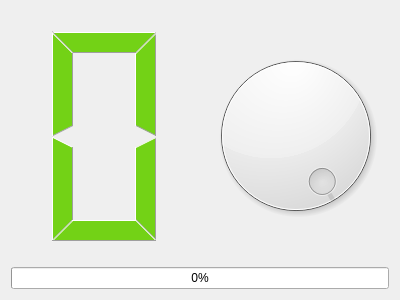
<?xml version="1.0" encoding="UTF-8"?>
<ui version="4.0">
 <class>MainWindow</class>
 <widget class="QMainWindow" name="MainWindow">
  <property name="geometry">
   <rect>
    <x>0</x>
    <y>0</y>
    <width>400</width>
    <height>300</height>
   </rect>
  </property>
  <property name="windowTitle">
   <string>MainWindow</string>
  </property>
  <widget class="QWidget" name="centralWidget">
   <layout class="QGridLayout" name="gridLayout_2">
    <item row="0" column="0">
     <layout class="QGridLayout" name="gridLayout">
      <item row="0" column="0">
       <widget class="QLCDNumber" name="lcdNumber">
        <property name="palette">
         <palette>
          <active>
           <colorrole role="WindowText">
            <brush brushstyle="SolidPattern">
             <color alpha="255">
              <red>115</red>
              <green>210</green>
              <blue>22</blue>
             </color>
            </brush>
           </colorrole>
           <colorrole role="Text">
            <brush brushstyle="SolidPattern">
             <color alpha="255">
              <red>239</red>
              <green>41</green>
              <blue>41</blue>
             </color>
            </brush>
           </colorrole>
           <colorrole role="BrightText">
            <brush brushstyle="SolidPattern">
             <color alpha="255">
              <red>136</red>
              <green>138</green>
              <blue>133</blue>
             </color>
            </brush>
           </colorrole>
           <colorrole role="ButtonText">
            <brush brushstyle="SolidPattern">
             <color alpha="255">
              <red>239</red>
              <green>41</green>
              <blue>41</blue>
             </color>
            </brush>
           </colorrole>
           <colorrole role="ToolTipText">
            <brush brushstyle="SolidPattern">
             <color alpha="255">
              <red>164</red>
              <green>0</green>
              <blue>0</blue>
             </color>
            </brush>
           </colorrole>
           <colorrole role="PlaceholderText">
            <brush brushstyle="SolidPattern">
             <color alpha="128">
              <red>239</red>
              <green>41</green>
              <blue>41</blue>
             </color>
            </brush>
           </colorrole>
          </active>
          <inactive>
           <colorrole role="WindowText">
            <brush brushstyle="SolidPattern">
             <color alpha="255">
              <red>115</red>
              <green>210</green>
              <blue>22</blue>
             </color>
            </brush>
           </colorrole>
           <colorrole role="Text">
            <brush brushstyle="SolidPattern">
             <color alpha="255">
              <red>239</red>
              <green>41</green>
              <blue>41</blue>
             </color>
            </brush>
           </colorrole>
           <colorrole role="BrightText">
            <brush brushstyle="SolidPattern">
             <color alpha="255">
              <red>136</red>
              <green>138</green>
              <blue>133</blue>
             </color>
            </brush>
           </colorrole>
           <colorrole role="ButtonText">
            <brush brushstyle="SolidPattern">
             <color alpha="255">
              <red>239</red>
              <green>41</green>
              <blue>41</blue>
             </color>
            </brush>
           </colorrole>
           <colorrole role="ToolTipText">
            <brush brushstyle="SolidPattern">
             <color alpha="255">
              <red>164</red>
              <green>0</green>
              <blue>0</blue>
             </color>
            </brush>
           </colorrole>
           <colorrole role="PlaceholderText">
            <brush brushstyle="SolidPattern">
             <color alpha="128">
              <red>239</red>
              <green>41</green>
              <blue>41</blue>
             </color>
            </brush>
           </colorrole>
          </inactive>
          <disabled>
           <colorrole role="WindowText">
            <brush brushstyle="SolidPattern">
             <color alpha="96">
              <red>164</red>
              <green>166</green>
              <blue>168</blue>
             </color>
            </brush>
           </colorrole>
           <colorrole role="Text">
            <brush brushstyle="SolidPattern">
             <color alpha="96">
              <red>164</red>
              <green>166</green>
              <blue>168</blue>
             </color>
            </brush>
           </colorrole>
           <colorrole role="BrightText">
            <brush brushstyle="SolidPattern">
             <color alpha="255">
              <red>136</red>
              <green>138</green>
              <blue>133</blue>
             </color>
            </brush>
           </colorrole>
           <colorrole role="ButtonText">
            <brush brushstyle="SolidPattern">
             <color alpha="96">
              <red>164</red>
              <green>166</green>
              <blue>168</blue>
             </color>
            </brush>
           </colorrole>
           <colorrole role="ToolTipText">
            <brush brushstyle="SolidPattern">
             <color alpha="255">
              <red>164</red>
              <green>0</green>
              <blue>0</blue>
             </color>
            </brush>
           </colorrole>
           <colorrole role="PlaceholderText">
            <brush brushstyle="SolidPattern">
             <color alpha="128">
              <red>208</red>
              <green>208</green>
              <blue>208</blue>
             </color>
            </brush>
           </colorrole>
          </disabled>
         </palette>
        </property>
        <property name="frameShape">
         <enum>QFrame::NoFrame</enum>
        </property>
        <property name="frameShadow">
         <enum>QFrame::Raised</enum>
        </property>
        <property name="lineWidth">
         <number>2</number>
        </property>
        <property name="smallDecimalPoint">
         <bool>false</bool>
        </property>
        <property name="digitCount">
         <number>1</number>
        </property>
        <property name="segmentStyle">
         <enum>QLCDNumber::Filled</enum>
        </property>
        <property name="value" stdset="0">
         <double>0.000000000000000</double>
        </property>
        <property name="intValue" stdset="0">
         <number>0</number>
        </property>
       </widget>
      </item>
      <item row="0" column="1">
       <widget class="QDial" name="dial">
        <property name="maximum">
         <number>10</number>
        </property>
        <property name="value">
         <number>10</number>
        </property>
        <property name="orientation">
         <enum>Qt::Vertical</enum>
        </property>
       </widget>
      </item>
      <item row="1" column="0" colspan="2">
       <widget class="QProgressBar" name="progressBar">
        <property name="maximum">
         <number>10</number>
        </property>
        <property name="value">
         <number>0</number>
        </property>
       </widget>
      </item>
     </layout>
    </item>
   </layout>
  </widget>
 </widget>
 <layoutdefault spacing="6" margin="11"/>
 <resources/>
 <connections>
  <connection>
   <sender>dial</sender>
   <signal>valueChanged(int)</signal>
   <receiver>lcdNumber</receiver>
   <slot>display(int)</slot>
   <hints>
    <hint type="sourcelabel">
     <x>251</x>
     <y>88</y>
    </hint>
    <hint type="destinationlabel">
     <x>127</x>
     <y>85</y>
    </hint>
   </hints>
  </connection>
 </connections>
</ui>
